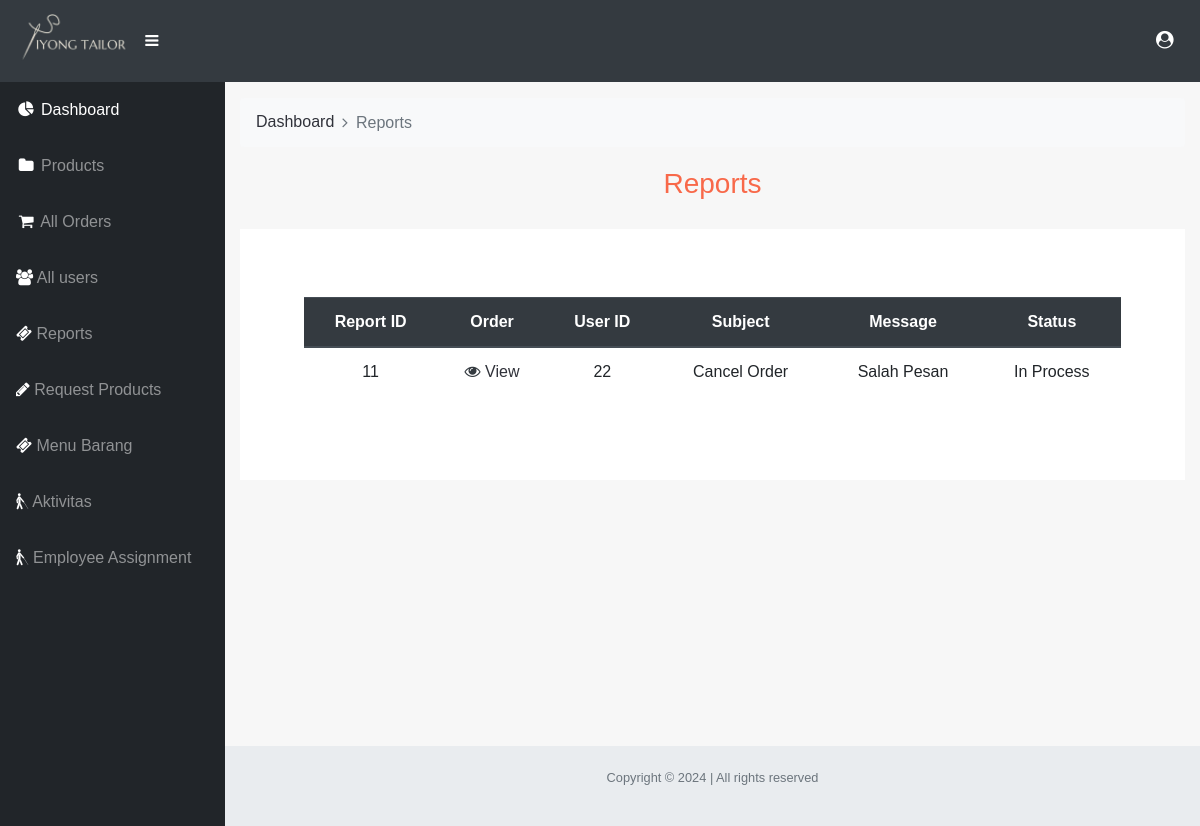
Screenshot of /admin/tickets.php (signed in) with the database file from the repository.
### tables this page shows
CREATE TABLE `reports` (
  `report_id` int(40) NOT NULL,
  `report_date` varchar(30) NOT NULL,
  `order_id` int(49) NOT NULL,
  `user_id` int(40) NOT NULL,
  `subject` varchar(100) NOT NULL,
  `message` varchar(400) NOT NULL,
  `status` varchar(40) NOT NULL
);

### admin/tickets.php (the view, shortened to what this page needs)
<?php
include './inc/header.php';
include './inc/sidebar.php';
include './inc/db_connect.php';
?>
<div id="content-wrapper">
    <div class="container-fluid">
        <nav aria-label="breadcrumb">
            <ol class="breadcrumb arr-right bg-light">
                <li class="breadcrumb-item"><a href="index.php">Dashboard</a></li>
                <li class="breadcrumb-item active" aria-current="page">Reports</li>
            </ol>
        </nav>
        <section>
            <h3 class="text-orange text-center py-1">Reports</h3>
            <div class="order px-3 my-4 custom-card">
                <div class="row my-5 mx-5">
                    <table class="table">
                        <thead class="thead-dark">
                            <tr>
                                <th scope="col">Report ID</th>
                                <th scope="col">Order</th>
                                <th scope="col">User ID</th>
                                <th scope="col">Subject</th>
                                <th scope="col">Message</th>
                                <th scope="col">Status</th>
                            </tr>
                        </thead>
                        <tbody>
                            <?php
                            $query = "SELECT * FROM Reports";
                            $result = mysqli_query($conn, $query);
                            if ($result && mysqli_num_rows($result) > 0) {
                                while ($row = mysqli_fetch_assoc($result)) {
                                    ?>
                                    <tr>
                                        <td><?php echo $row['report_id']; ?></td>
                                        <td>
                                            <?php if (!empty($row['order_id'])): ?>
                                                <a href="order-details.php?id=<?php echo $row['order_id']; ?>">
                                                    <i class="fa text-dark fa-eye"></i> View
                                                </a>
                                            <?php else: ?>
                                                <span class="text-danger">Order ID missing</span>
                                            <?php endif; ?>
                                        </td>
                                        <td><?php echo $row['user_id']; ?></td>
                                        <td><?php echo $row['subject']; ?></td>
                                        <td><?php echo $row['message']; ?></td>
                                        <td><?php echo $row['status']; ?></td>
                                    </tr>
                                    <?php
                                }
                            } else {
                                echo "<tr><td colspan='6' class='text-center'>No reports found.</td></tr>";
                            }
                            ?>
                        </tbody>
                    </table>
                </div>
            </div>
        </section>
    </div>
</div>
<?php include './inc/footer.php'; ?>

### css/styles.css (style rules this page uses)
body { background-color: #F7F7F7; color:#30323A; font-family: 'Titillium Web', sans-serif; }
a { color: #30323A; outline: none; }
i { color: #30323A; }
.breadcrumb { background-color: transparent; }
.custom-card { background: #fff; padding: 20px; }
a, a img ,.product, div { outline : none !important; }
.text-orange { color: #f8694a; }
.breadcrumb-item+.breadcrumb-item::before { display: inline-block; padding-right: .5rem; color: #6c757d; font-family: 'FontAwesome'; content: "\f105"!important; }

### admin/inc/header.php (style rules this page uses)
i { color: #fff; }

### rows the page displays
reports: report_id "11", user "22", subject "Cancel Order", message "Salah Pesan", status "In Process"
